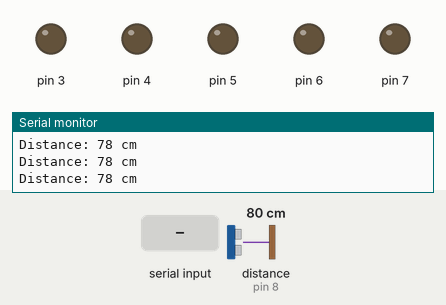
Bench run of a sketch on a simulated Arduino Uno, built with avr-gcc and run on an emulated ATmega328P. Shown: output pins drawn as LEDs (lit = HIGH), the last lines printed to the serial monitor. Wiring (inferred from the names in the program): ultrasonic range finder: trigger pin 9; echo pin 8. Inputs (shaded band) come from the test bench; at power-on: distance to the obstacle (sensor on pin 8) 80 cm. The echo pulse lasts 58.3 µs per cm; pins used as bus, display or sensor lines are not drawn.

Above: at 1.2 s.
1.3 s: "forward" received over the second serial link
At 3.1 s:
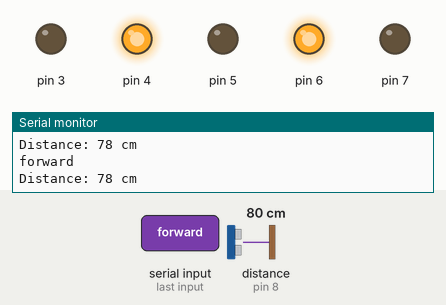
3.8 s: "backward" received over the second serial link
At 5.1 s:
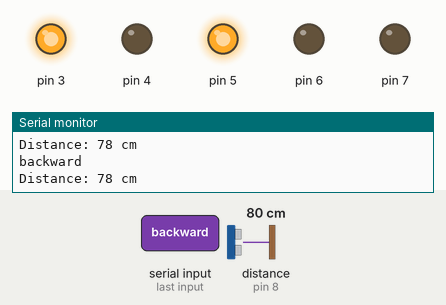
6.3 s: "Right" received over the second serial link
At 8.4 s:
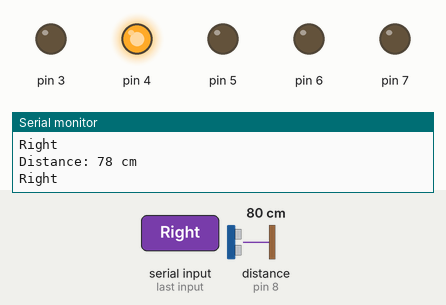
8.8 s: "Left" received over the second serial link
At 10.8 s:
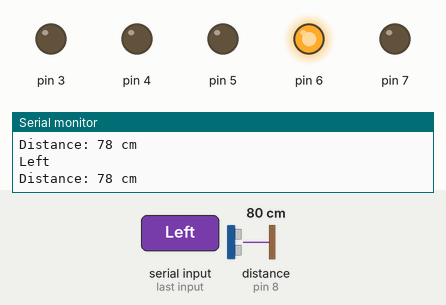
14.3 s: distance to the obstacle (sensor on pin 8) set to 16 cm
15.8 s: distance to the obstacle (sensor on pin 8) set to 13 cm
At 16.3 s:
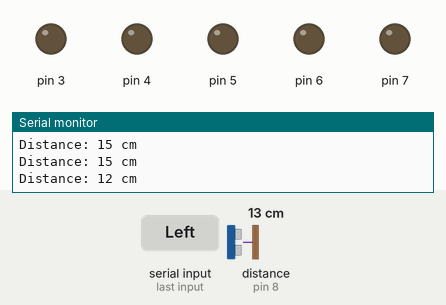
Timing chart, 0 to 18.3 s (numbered marks = the images above; inputs shaded):
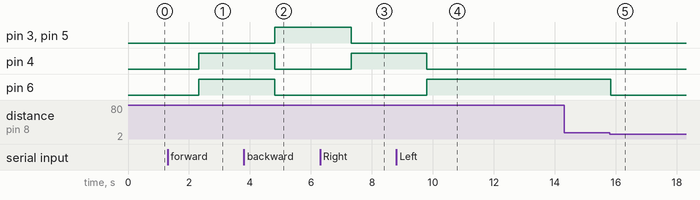

Measured:
- the behaviour switches between 15 and 14 cm on distance to the obstacle (sensor on pin 8) (found by bisection; images 4 and 5)
- after the input at 1.3 s, pin 4, pin 6: LOW → HIGH after 1.0 s
- after the input at 3.8 s, pin 3, pin 5: LOW → HIGH after 1.0 s; pin 4, pin 6: HIGH → LOW after 1.0 s
- after the input at 6.3 s, pin 3, pin 5: HIGH → LOW after 1.0 s; pin 4: LOW → HIGH after 1.0 s
- after the input at 8.8 s, pin 4: HIGH → LOW after 1.0 s; pin 6: LOW → HIGH after 1.0 s
- after the input at 15.8 s, pin 6: HIGH → LOW at once

The sketch:

voice_controlled.ino
```cpp
#include <SoftwareSerial.h>
String value;
int T = 11;
int R = 10;
SoftwareSerial bluetooth(T, R);
#define echoPin 8
#define trigPin 9
long duration;
int distance;
void setup() {
  // put your setup code here, to run once:
  pinMode(3,OUTPUT);
  pinMode(4,OUTPUT);
  pinMode(5,OUTPUT);
  pinMode(6,OUTPUT);
  pinMode(7,OUTPUT);
   pinMode(trigPin, OUTPUT);
  pinMode(echoPin, INPUT);
  Serial.begin(9600);
  bluetooth.begin(9600);

}

void loop() {
   digitalWrite(trigPin, LOW);
  delayMicroseconds(2);
  digitalWrite(trigPin, HIGH);
  delayMicroseconds(10);
  digitalWrite(trigPin, LOW);
  duration = pulseIn(echoPin, HIGH);
  distance = duration * 0.034 / 2;
  Serial.print("Distance: ");
  Serial.print(distance);
  Serial.println(" cm");
  if (distance > 15 )
  {


  if (bluetooth.available())
   {
    value = bluetooth.readString();
   }
    Serial.println(value);
    if(value=="forward" ||value =="Forward")
    {
       //Forward
            digitalWrite(3,LOW);
            digitalWrite(4,HIGH);
            digitalWrite(5,LOW);
            digitalWrite(6,HIGH);
    }
    if(value=="backward" || value=="Backward")
    {
       //Backward
              digitalWrite(3,HIGH);
              digitalWrite(4,LOW);
              digitalWrite(5,HIGH);
              digitalWrite(6,LOW);

    }
    if(value=="Right" || value=="right")
     {
      //Right
              digitalWrite(3,LOW);
              digitalWrite(4,HIGH);
              digitalWrite(5,LOW);
              digitalWrite(6,LOW);
     }
  if(value=="Left" || value=="left")
         {
                  //LEFT
                 digitalWrite(3,LOW);
                 digitalWrite(4,LOW);
                 digitalWrite(5,LOW);
                 digitalWrite(6,HIGH);


          }

  if(value=="Stop" ||value=="stop")
  {

     //stop
                 digitalWrite(3,LOW);
                 digitalWrite(4,LOW);
                 digitalWrite(5,LOW);
                 digitalWrite(6,LOW);
    }
  }
  if (distance < 14 )
  {
     digitalWrite(3,LOW);
   digitalWrite(4,LOW);
   digitalWrite(5,LOW);
   digitalWrite(6,LOW);
   delay(1000);

   if (bluetooth.available())
   {
    value = bluetooth.readString();

   if(value=="backward" || value=="Backward")
    {
       //Backward
              digitalWrite(3,HIGH);
              digitalWrite(4,LOW);
              digitalWrite(5,HIGH);
              digitalWrite(6,LOW);
    }
    }
  }

}
```
